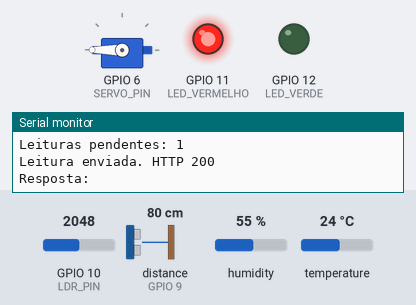
A sketch run on a simulated ESP32-S3. On the bench: servo, output pins drawn as LEDs (lit = HIGH), the last lines printed to the serial monitor. Wiring (inferred from the names in the program): ultrasonic range finder: trigger GPIO 8; echo GPIO 9. The test bench sets the inputs (shaded band); at power-on: distance to the obstacle (sensor on GPIO 9) 80 cm, GPIO 10 (LDR_PIN) = 2048, humidity 55 %, temperature 24 °C (analog values on the 0–4095 scale). The echo pulse lasts 58.3 µs per cm; WiFi joins after 1.5 s; servers stay silent unless stated; uploads are accepted with an empty reply; the local clock reads 2024-03-15 10:24:30 at power-on unless the sketch sets it; pins used as bus, display or sensor lines are not drawn.

Above: at 2.7 s.
2.8 s: distance to the obstacle (sensor on GPIO 9) set to 98 cm
10.0 s: distance to the obstacle (sensor on GPIO 9) set to 103 cm
At 12.2 s:
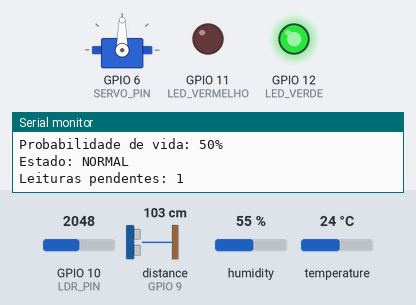
14.0 s: distance to the obstacle (sensor on GPIO 9) set to 2 cm
At 16.3 s:
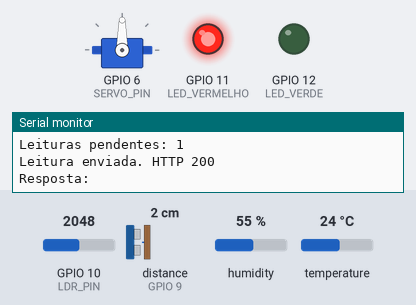
20.0 s: distance to the obstacle (sensor on GPIO 9) set to 120 cm
At 21.3 s:
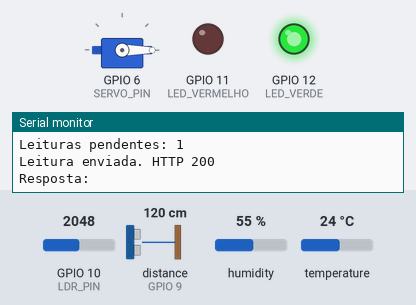
Timing chart, 0 to 27.0 s (numbered marks = the images above; inputs shaded):
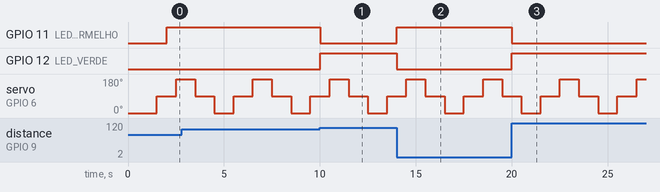

Measured:
- the behaviour switches between 100 and 101 cm on distance to the obstacle (sensor on GPIO 9) (found by bisection; images 0 and 1)
- after the input at 10.0 s, GPIO 11 (LED_VERMELHO): HIGH → LOW at once; GPIO 12 (LED_VERDE): LOW → HIGH at once
- after the input at 14.0 s, GPIO 11 (LED_VERMELHO): LOW → HIGH at once; GPIO 12 (LED_VERDE): HIGH → LOW at once
- after the input at 20.0 s, GPIO 11 (LED_VERMELHO): HIGH → LOW at once; GPIO 12 (LED_VERDE): LOW → HIGH at once

The sketch:

robo_esp.ino
```cpp
#include <Arduino.h>
#include <DHT.h>
#include <ESP32Servo.h>
#include <WiFi.h>
#include <HTTPClient.h>
#include <time.h>
#include <math.h>

// =====================================================
// 1. WIFI E BACKEND
// =====================================================
const char* WIFI_SSID = "NOME_DA_SUA_REDE";
const char* WIFI_SENHA = "SENHA_DA_SUA_REDE";

const char* URL_API =
    "http://10.229.155.210:8000/leituras";

// =====================================================
// 2. BUFFER DE LEITURAS
// =====================================================
const int TAMANHO_BUFFER = 20;

struct Leitura {
  String json;
};

Leitura buffer[TAMANHO_BUFFER];
int inicioBuffer = 0;
int quantidadeBuffer = 0;

// =====================================================
// 3. DHT22
// =====================================================
const int DHT_PIN = 7;
#define DHT_TYPE DHT22
DHT dht(DHT_PIN, DHT_TYPE);

// =====================================================
// 4. LDR
// =====================================================
const int LDR_PIN = 10;
const int LIMITE_LUZ = 2500;

// =====================================================
// 5. HC-SR04
// =====================================================
const int TRIG_PIN = 8;
const int ECHO_PIN = 9;
const float DISTANCIA_PRESENCA_CM = 100.0;

// =====================================================
// 6. LEDS
// =====================================================
const int LED_VERDE = 12;
const int LED_VERMELHO = 11;

// =====================================================
// 7. SERVO SG90
// =====================================================
const int SERVO_PIN = 6;
Servo servoExploracao;

int posicaoServo = 0;
int sentidoServo = 1;

unsigned long ultimoMovimentoServo = 0;
const unsigned long INTERVALO_SERVO = 1000;

// =====================================================
// 8. INTERVALO DE LEITURA
// =====================================================
unsigned long ultimaLeitura = 0;
const unsigned long INTERVALO_LEITURA = 2000;

// =====================================================
// 9. CONECTAR WIFI
// =====================================================
void conectarWiFi() {
  WiFi.mode(WIFI_STA);
  WiFi.begin(WIFI_SSID, WIFI_SENHA);

  Serial.print("Conectando ao Wi-Fi...");

  unsigned long inicio = millis();

  while (WiFi.status() != WL_CONNECTED &&
         millis() - inicio < 15000) {
    Serial.print(".");
    delay(300);
  }

  Serial.println();

  if (WiFi.status() == WL_CONNECTED) {
    Serial.println("Wi-Fi conectado!");
    Serial.print("IP do ESP32: ");
    Serial.println(WiFi.localIP());

    configTime(0, 0, "pool.ntp.org", "time.google.com");
  } else {
    Serial.println("Wi-Fi indisponivel.");
  }
}

// =====================================================
// 10. TIMESTAMP UTC
// =====================================================
String obterTimestamp() {
  struct tm horario;

  if (!getLocalTime(&horario, 100)) {
    return "";
  }

  char timestamp[25];

  strftime(
    timestamp,
    sizeof(timestamp),
    "%Y-%m-%dT%H:%M:%SZ",
    &horario
  );

  return String(timestamp);
}

// =====================================================
// 11. MEDIR DISTANCIA
// =====================================================
float medirDistancia() {
  digitalWrite(TRIG_PIN, LOW);
  delayMicroseconds(2);

  digitalWrite(TRIG_PIN, HIGH);
  delayMicroseconds(10);
  digitalWrite(TRIG_PIN, LOW);

  unsigned long duracao = pulseIn(ECHO_PIN, HIGH, 30000);

  if (duracao == 0) {
    return -1.0;
  }

  return duracao * 0.0343 / 2.0;
}

// =====================================================
// 12. MOVIMENTAR SERVO
// =====================================================
void movimentarServo() {
  if (millis() - ultimoMovimentoServo >= INTERVALO_SERVO) {
    ultimoMovimentoServo = millis();

    posicaoServo += 90 * sentidoServo;

    if (posicaoServo >= 180) {
      posicaoServo = 180;
      sentidoServo = -1;
    } else if (posicaoServo <= 0) {
      posicaoServo = 0;
      sentidoServo = 1;
    }

    servoExploracao.write(posicaoServo);
  }
}

// =====================================================
// 13. ADICIONAR LEITURA AO BUFFER
// =====================================================
void adicionarBuffer(const String& json) {
  if (quantidadeBuffer >= TAMANHO_BUFFER) {
    Serial.println("ERRO: buffer cheio. Leitura descartada.");
    return;
  }

  int posicao =
    (inicioBuffer + quantidadeBuffer) % TAMANHO_BUFFER;

  buffer[posicao].json = json;
  quantidadeBuffer++;

  Serial.print("Leituras pendentes: ");
  Serial.println(quantidadeBuffer);
}

// =====================================================
// 14. ENVIAR LEITURA PENDENTE
// =====================================================
void enviarBuffer() {
  if (quantidadeBuffer == 0) {
    return;
  }

  if (WiFi.status() != WL_CONNECTED) {
    Serial.println("Sem Wi-Fi. Envio adiado.");
    return;
  }

  String timestamp = obterTimestamp();

  if (timestamp.length() == 0) {
    Serial.println("Aguardando sincronizacao do horario.");
    return;
  }

  HTTPClient http;
  http.setConnectTimeout(2000);
  http.setTimeout(3000);

  if (!http.begin(URL_API)) {
    Serial.println("Falha ao iniciar HTTP.");
    return;
  }

  http.addHeader("Content-Type", "application/json");

  String json = buffer[inicioBuffer].json;

  // Preencher timestamp caso a leitura tenha sido
  // coletada antes da sincronizacao NTP.
  int inicioTimestamp = json.indexOf("\"timestamp\":\"");

  if (inicioTimestamp >= 0) {
    int valorInicio = inicioTimestamp + 13;
    int valorFim = json.indexOf("\"", valorInicio);

    if (valorFim == valorInicio) {
      json = json.substring(0, valorInicio)
           + timestamp
           + json.substring(valorFim);
    }
  }

  int codigoHTTP = http.POST(json);

  if (codigoHTTP >= 200 && codigoHTTP < 300) {
    Serial.print("Leitura enviada. HTTP ");
    Serial.println(codigoHTTP);

    Serial.print("Resposta: ");
    Serial.println(http.getString());

    buffer[inicioBuffer].json = "";
    inicioBuffer = (inicioBuffer + 1) % TAMANHO_BUFFER;
    quantidadeBuffer--;
  } else {
    Serial.print("Falha HTTP: ");
    Serial.println(codigoHTTP);
    Serial.println("Leitura mantida no buffer.");
  }

  http.end();
}

// =====================================================
// 15. CONFIGURACAO INICIAL
// =====================================================
void setup() {
  Serial.begin(115200);

  pinMode(LDR_PIN, INPUT);
  pinMode(TRIG_PIN, OUTPUT);
  pinMode(ECHO_PIN, INPUT);

  digitalWrite(TRIG_PIN, LOW);
  analogReadResolution(12);

  pinMode(LED_VERDE, OUTPUT);
  pinMode(LED_VERMELHO, OUTPUT);

  digitalWrite(LED_VERDE, LOW);
  digitalWrite(LED_VERMELHO, LOW);

  dht.begin();

  servoExploracao.setPeriodHertz(50);
  servoExploracao.attach(SERVO_PIN, 500, 2400);
  servoExploracao.write(0);

  ultimaLeitura = millis();
  ultimoMovimentoServo = millis();

  Serial.println();
  Serial.println("=== ROBO EXPLORADOR - ETAPA 03 ===");
  Serial.println("Sensores, LEDs, servo e HTTP POST");

  conectarWiFi();
}

// =====================================================
// 16. LOOP PRINCIPAL
// =====================================================
void loop() {
  movimentarServo();

  // Reconectar ao Wi-Fi periodicamente.
  static unsigned long ultimaTentativaWiFi = 0;

  if (WiFi.status() != WL_CONNECTED &&
      millis() - ultimaTentativaWiFi >= 10000) {
    ultimaTentativaWiFi = millis();
    conectarWiFi();
  }

  // Coletar leituras a cada 2 segundos.
  if (millis() - ultimaLeitura < INTERVALO_LEITURA) {
    return;
  }

  ultimaLeitura = millis();

  // -----------------------------------------------
  // 1. LER SENSORES
  // -----------------------------------------------
  float temperatura = dht.readTemperature();
  float umidade = dht.readHumidity();
  int luz = analogRead(LDR_PIN);
  float distancia = medirDistancia();

  bool dhtValido =
    !isnan(temperatura) && !isnan(umidade);

  bool presencaDetectada =
    distancia >= 0 &&
    distancia <= DISTANCIA_PRESENCA_CM;

  // -----------------------------------------------
  // 2. CALCULAR PROBABILIDADE DE VIDA
  // -----------------------------------------------
  int probabilidade = 0;

  if (dhtValido &&
      temperatura >= 15 && temperatura <= 30) {
    probabilidade += 25;
  }

  if (dhtValido &&
      umidade >= 40 && umidade <= 70) {
    probabilidade += 25;
  }

  if (luz > LIMITE_LUZ) {
    probabilidade += 20;
  }

  if (presencaDetectada) {
    probabilidade += 30;
  }

  probabilidade = constrain(probabilidade, 0, 100);

  bool alerta = probabilidade > 75;

  // -----------------------------------------------
  // 3. CONTROLAR LEDS
  // -----------------------------------------------
  digitalWrite(LED_VERDE, alerta ? LOW : HIGH);
  digitalWrite(LED_VERMELHO, alerta ? HIGH : LOW);

  // -----------------------------------------------
  // 4. EXIBIR LEITURAS
  // -----------------------------------------------
  Serial.println();
  Serial.println("=== LEITURA DOS SENSORES ===");

  if (dhtValido) {
    Serial.print("Temperatura: ");
    Serial.print(temperatura, 1);
    Serial.println(" C");

    Serial.print("Umidade: ");
    Serial.print(umidade, 1);
    Serial.println(" %");
  } else {
    Serial.println("DHT22: leitura indisponivel");
  }

  Serial.print("Luminosidade: ");
  Serial.println(luz);

  if (distancia >= 0) {
    Serial.print("Distancia: ");
    Serial.print(distancia, 1);
    Serial.println(" cm");
  } else {
    Serial.println("Distancia: leitura invalida");
  }

  Serial.print("Presenca: ");
  Serial.println(presencaDetectada ? 1 : 0);

  Serial.print("Probabilidade de vida: ");
  Serial.print(probabilidade);
  Serial.println("%");

  Serial.println(alerta ? "Estado: ALERTA" : "Estado: NORMAL");

  // -----------------------------------------------
  // 5. MONTAR JSON E GUARDAR NO BUFFER
  // -----------------------------------------------
  String timestamp = obterTimestamp();

  String json = "{\"timestamp\":\"" + timestamp + "\"";

  if (dhtValido) {
    json += ",\"temperatura_c\":" + String(temperatura, 1);
    json += ",\"umidade_pct\":" + String(umidade, 1);
  } else {
    json += ",\"temperatura_c\":null";
    json += ",\"umidade_pct\":null";
  }

  json += ",\"luminosidade\":" + String(luz);
  json += ",\"presenca\":" + String(presencaDetectada ? 1 : 0);
  json += ",\"probabilidade_vida\":" + String(probabilidade);
  json += "}";

  adicionarBuffer(json);

  // -----------------------------------------------
  // 6. TENTAR ENVIAR A LEITURA MAIS ANTIGA
  // -----------------------------------------------
  enviarBuffer();
}
```
